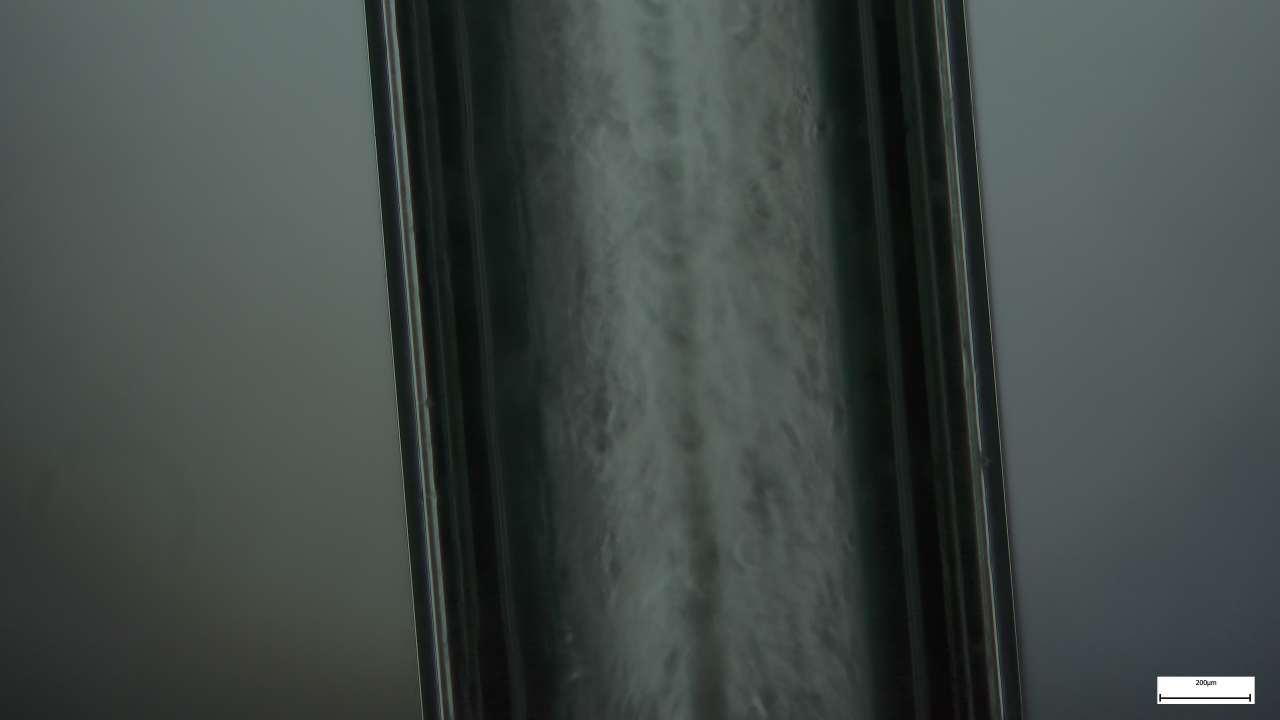
#> input picture Capilares/C4-diam-5x-1Light.jpg, 3840 x 2160 px (shown at 1/3 size)
$ jupyter execute --allow-errors process_image_utils.ipynb
#> lines starting #> are read from the running program, lines starting #| are printed output that depends on the picture; after the words box and inside, x2 and y2 are one past the last pixel; in counts of white or black regions, pixels touching at a corner belong together; long printed decimals are rounded
[cell 1]
import cv2
import numpy as np
import pandas as pd
import matplotlib.pyplot as plt
from scipy.signal import find_peaks
from typing import Final
from matplotlib import rcParams

COLOR = 'black'
plt.style.use("default")
rcParams["font.family"] = "serif"
rcParams["mathtext.fontset"] = "cm"
rcParams['figure.figsize'] = (28, 18)
rcParams['figure.dpi'] = 50
rcParams['axes.grid'] = True
rcParams['axes.facecolor'] = 'lightgray'
rcParams['legend.fontsize'] = 25
rcParams['axes.titlesize'] = 60
rcParams['axes.labelsize'] = 50
rcParams['ytick.labelsize'] = 20
rcParams['xtick.labelsize'] = 20
rcParams['text.color'] = COLOR
rcParams['text.color'] = COLOR
rcParams['axes.labelcolor'] = COLOR
rcParams['xtick.color'] = COLOR
rcParams['ytick.color'] = COLOR
rcParams['grid.color'] = COLOR
rcParams['text.latex.preamble'] = "\n".join([
    r'\usepackage[version=3]{mhchem}'
])

CALIBRATION: Final[float] = 1.362 # [px/µm]

def binarize_image(image, threshold, show=False):

    # Apply binary thresholding
    _, binary_image = cv2.threshold(image, threshold, 255, cv2.THRESH_BINARY)

    # Show the original and binarized images
    if show:
        cv2.imshow('Original Image', image)
        cv2.imshow('Binarized Image', binary_image)
        cv2.waitKey(0)
        cv2.destroyAllWindows()
    return binary_image

def grayscale_image(image_path, show=False):
#> called with image_path = 'Capilares/C4-diam-5x-1Light.jpg', show = False
    image = cv2.imread(image_path, cv2.IMREAD_GRAYSCALE)
#> image: shape (2160, 3840); min 0, max 255, mean 70.3
    if show:
        cv2.imshow('Grayscale Image', image)
        cv2.waitKey(0)
        cv2.destroyAllWindows()
    return image

def get_canny_edges(binary_image, show = False):
    edges = cv2.Canny(binary_image, 100, 200)  # Adjust the threshold values as needed
    if show:
        cv2.imshow('Detected edges', edges)
        cv2.waitKey(0)
        cv2.destroyAllWindows()
    return edges

def rotate_image(image, angle, show = False):
    # Get image dimensions
#> called with angle = -3.3, show = False
    height, width = image.shape[:2]
#> height = 2160; width = 3840

    # Calculate the rotation matrix
    rotation_matrix = cv2.getRotationMatrix2D((width / 2, height / 2), angle, 1)
#> rotation_matrix = [[0.998, -0.0576, 65.35], [0.0576, 0.998, -108.7]]

    # Apply rotation to the image
    rotated_image = cv2.warpAffine(image, rotation_matrix, (width, height))
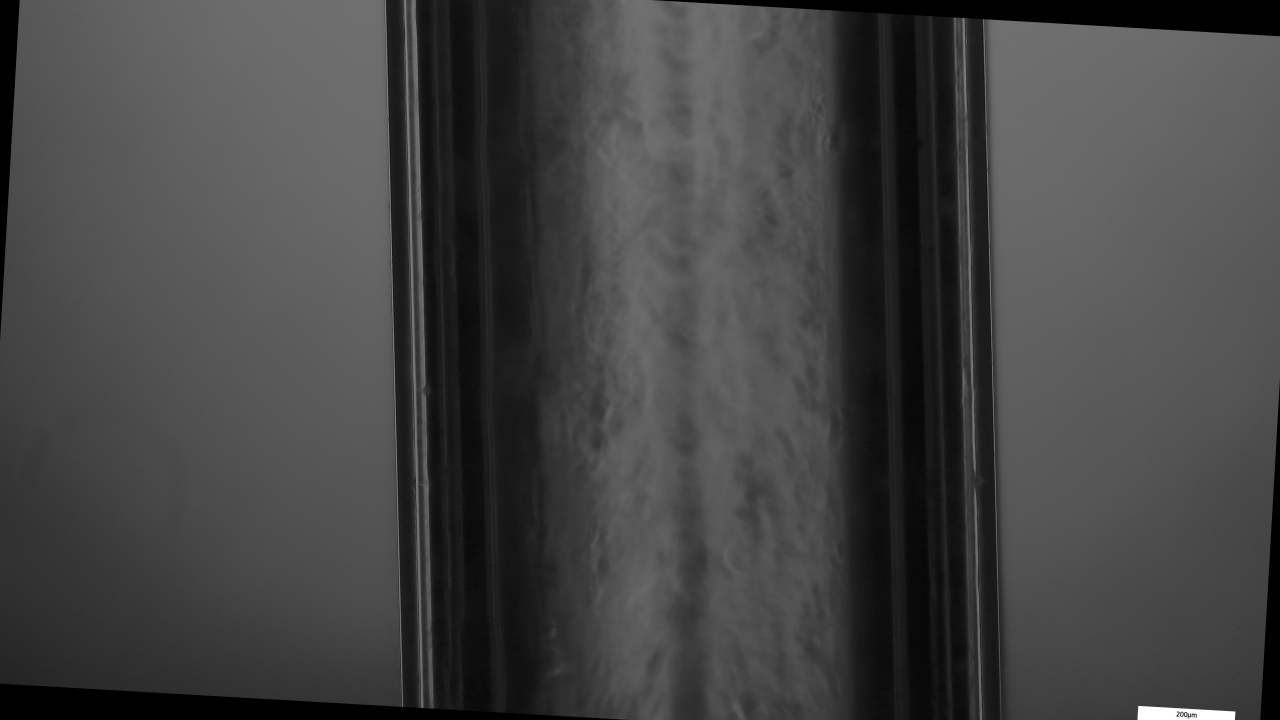
#> rotated_image: shape (2160, 3840) (shown at 1/3 size); min 0, max 255, mean 67.7

    if show:
        # Show the original and rotated images
        cv2.imshow('Original Image', image)
        cv2.imshow('Rotated Image', rotated_image)
        cv2.waitKey(0)
        cv2.destroyAllWindows()
    return rotated_image

[cell 2]
image_path = 'Capilares/C4-diam-5x-1Light.jpg'  # Replace 'example_image.jpg' with the path to your image
threshold_value = 200  # Threshold value (0-255)
rotation_angle = -3.30  # Rotation angle in degrees
calibration = 1.362 # [px/µm]
#fimg = get_canny_edges(rotate_image(binarize_image(image_path, threshold_value), rotation_angle))
gray_img = rotate_image(grayscale_image(image_path),rotation_angle)

### Maquina de hacer chorizos

[cell 3]
vertical_resolution = 2160 # la resolución vertical de nuestras imagenes - 500
rot_arr = -1*np.array([3.85,3.30,3.50,4.60,4.40]) # C1,...,C5
calibration = 1.362 # px/µm
threshold_value = 127

y_cut = 1000
yd_array = np.arange(y_cut,vertical_resolution-y_cut) #agarro un corte vertical
diam_array = np.empty(yd_array.size, dtype="object") #mi array de diametros va a tener a lo sumo yd_array.size valores

#> (the rest of this cell did not finish here and is left out)


    fig, (ax1,ax2) = plt.subplots(1,2)

    #por cada índice de mi corte vertical
    for i in yd_array:
        y = gray_img[i]
        x = np.arange(y.size)/calibration

        y_left = y[:y.size//2] #tomamos hasta la mitad no inclusive
        y_right = y[y.size//2:] #tomamos de la mitad
        x_left_peak = find_peaks(y_left, height=120, width=2)[0]
        x_right_peak = find_peaks(y_right, height=120, width=2)[0]

        if x_left_peak.size!=0 and x_right_peak.size!=0:
            xpeak_array = np.array([x_left_peak[0],
                                    x_right_peak[-1] + y.size//2]) # volvemos a ponerle la mitad del índice que le sacamos
            ypeak_array = np.array([y[xpeak_array[0]],
                                    y[xpeak_array[1]]])
            diam_array[i - y_cut] = (xpeak_array[1] - xpeak_array[0])/calibration #le restamos y_cut al índice para q empiece en 0

        ax1.plot(x,y,color='k')
        ax1.plot(xpeak_array/calibration,ypeak_array,'x',color='r')

    print("Radio de C"+str(n+1))
    print(np.average(diam_array)/2,np.std(diam_array)/2)

    ax2.plot(yd_array/calibration, diam_array, 'o', color='tab:blue')

    ax2.set_ylabel('diametro [µm]')
    ax2.set_xlabel('distancia-y [µm]')
    ax1.set_xlabel('distancia-x [µm]')
    ax1.set_ylabel('grayscale (0-255)')
    fig.suptitle('C'+str(n+1))
    fig.tight_layout()

[cell 4]
diam_array.shape

## Filamentos

[cell 5]
img_path = '/home/arcus/Facultad/Laboratorio 6/Nado-ondulatorio/Filamentos/10-04-24/E0020_006_R.jpg'
gray_img = binarize_image(grayscale_image(img_path),80)
#> call 3 of grayscale_image, with show = False
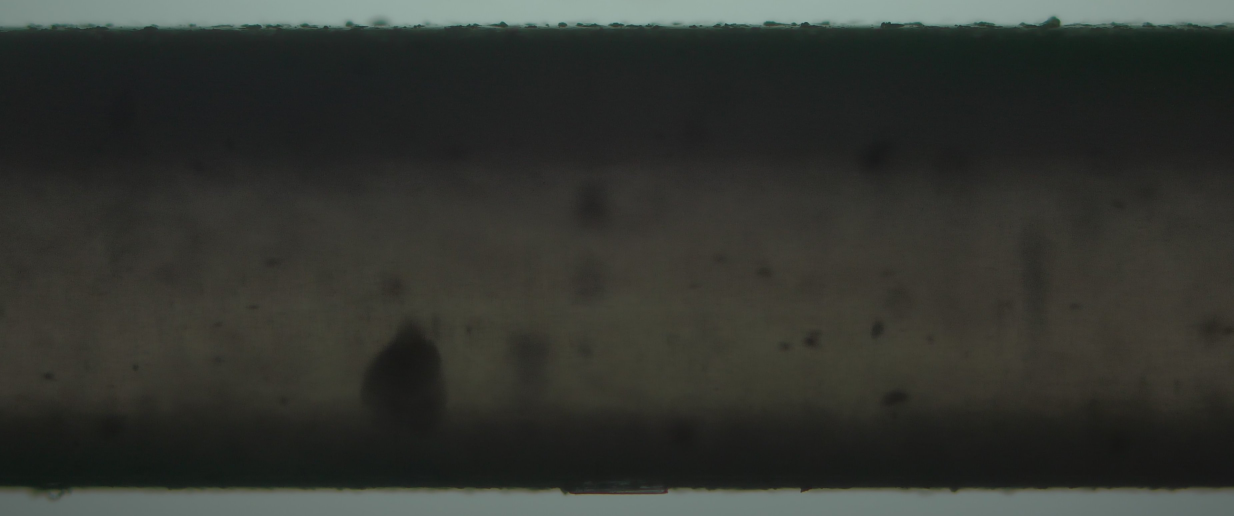
#> input picture Filamentos/10-04-24/E0020_006_R.jpg, 3700 x 1548 px, found by its file name (shown at 1/3 size)
#> in binarize_image, `_, binary_image = cv2.threshold(image, threshold, 255, cv2.THRESH_BINA..`:
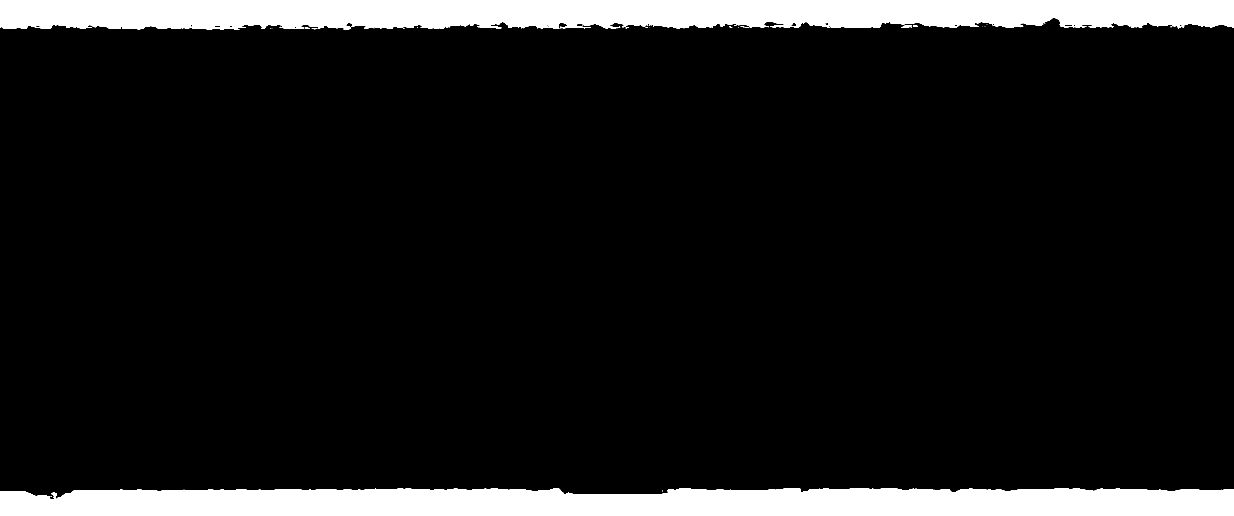
#> binary_image: shape (1548, 3700) (shown at 1/3 size); 10.1% white; 33 white regions (24 under 20 px), largest, box (x1, y1, x2, y2) and area: (0, 0, 3700, 90) 292215, (0, 1465, 3700, 1548) 285720, (2704, 75, 2736, 83) 145
plt.imshow(gray_img)
xsize = gray_img[0,:].size
#> xsize = 3700
ysize = gray_img[:,0].size
#> ysize = 1548

print(xsize,ysize)
#| 3700 1548

diam_array = np.array([])

fig, (ax1,ax2) = plt.subplots(1,2)

#por cada índice de mi corte vertical
for i in np.arange(500,1500):
    vslice = gray_img[:,i]
    x = np.arange(vslice.size)/CALIBRATION

    y_left = vslice[:vslice.size//2] #tomamos hasta la mitad no inclusive
    y_right = vslice[vslice.size//2:] #tomamos de la mitad
    x_left_peak = np.argwhere(y_left==255)
    x_right_peak = np.argwhere(y_right==255)

    if x_left_peak.size!=0 and x_right_peak.size!=0:
        xl = x_left_peak[-1]
        xr = x_right_peak[0]
        xpeak_array = np.array([xl, xr + vslice.size//2]) # volvemos a ponerle la mitad del índice que le sacamos
        ypeak_array = np.array((i,i))
        diam_array = np.append(diam_array,(xpeak_array[1] - xpeak_array[0])/CALIBRATION)
        ax1.plot(ypeak_array/CALIBRATION,xpeak_array/CALIBRATION,'x',color='r')
#> this loop made 1000 passes
#> (xl, xr, xpeak_array, diam_array) on passes 1 to 7: ([84], [698], [84, 1472], [1019.1]), ([84], [698], [84, 1472], [1019.1, 1019.1]), ([83], [698], [83, 1472], [1019.1, 1019.1, 1019.8]), ([83], [698], [83, 1472], [1019.1, 1019.1, 1019.8, 1019.8]), ([83], [697], [83, 1471], [1019.1, 1019.1, 1019.8, 1019.8, 1019.1]), ([83], [698], [83, 1472], [1019.1, 1019.1, 1019.8, 1019.8, 1019.1, 1019.8]), ([83], [698], [83, 1472], [1019.1, 1019.1, 1019.8, 1019.8, 1019.1, 1019.8, 1019.8])
#> (xl, xr, xpeak_array) on passes 8 to 13: ([82], [698], [82, 1472]), ([82], [698], [82, 1472]), ([82], [698], [82, 1472]), ([82], [698], [82, 1472]), ([83], [698], [83, 1472]), ([83], [698], [83, 1472])
#> after the loop, diam_array = 1000 values, max 1027.9 at index 907, min 1012.5 at index 212, mean 1018.4

print("Radio de filamento")
print(np.average(diam_array)/2,np.std(diam_array)/2)
#| 509.203 1.580

ax2.plot((np.arange(0,diam_array.size))/CALIBRATION, diam_array, color='tab:blue')

ax2.set_ylabel('diametro [µm]')
ax2.set_xlabel('distancia-x [µm]')
ax1.set_xlabel('distancia-x [µm]')
ax1.set_ylabel('y-pixel')
fig.tight_layout()
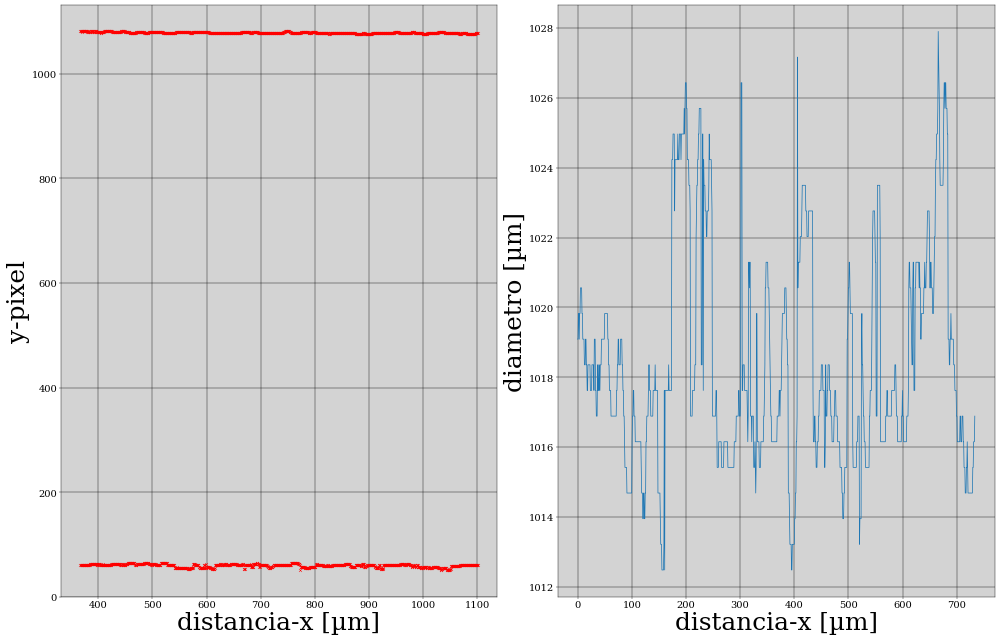
#> figure drawn by matplotlib, 2 panels; panel 2: curve peaks at x = 665.9, y = 1027.9

[cell 6]
diam_array
#> Out has the same summary as diam_array
